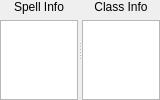
                  <widget class="QWidget" name="scrlAreaSpellBooksInfo">
                   <property name="geometry">
                    <rect>
                     <x>0</x>
                     <y>0</y>
                     <width>160</width>
                     <height>100</height>
                    </rect>
                   </property>
                   <layout class="QVBoxLayout" name="verticalLayout_22">
                    <property name="spacing">
                     <number>0</number>
                    </property>
                    <property name="leftMargin">
                     <number>0</number>
                    </property>
                    <property name="topMargin">
                     <number>0</number>
                    </property>
                    <property name="rightMargin">
                     <number>0</number>
                    </property>
                    <property name="bottomMargin">
                     <number>0</number>
                    </property>
                    <item>
                     <widget class="QSplitter" name="spltSpellBooksBottom">
                      <property name="orientation">
                       <enum>Qt::Horizontal</enum>
                      </property>
                      <widget class="QWidget" name="verticalLayoutWidget_22">
                       <layout class="QGridLayout" name="grdlSpellBooksGained">
                        <item row="1" column="0">
                         <widget class="QTextBrowser" name="txtSpellBookInfo"/>
                        </item>
                        <item row="0" column="0">
                         <widget class="QLabel" name="lblSpellBookInfo">
                          <property name="text">
                           <string>Spell Info</string>
                          </property>
                          <property name="alignment">
                           <set>Qt::AlignCenter</set>
                          </property>
                         </widget>
                        </item>
                       </layout>
                      </widget>
                      <widget class="QWidget" name="verticalLayoutWidget_23">
                       <layout class="QVBoxLayout" name="vertSpellBookClassInfo">
                        <item>
                         <widget class="QLabel" name="lblSpellBookClassInfo">
                          <property name="font">
                           <font>
                            <pointsize>9</pointsize>
                           </font>
                          </property>
                          <property name="text">
                           <string>Class Info</string>
                          </property>
                          <property name="alignment">
                           <set>Qt::AlignCenter</set>
                          </property>
                         </widget>
                        </item>
                        <item>
                         <widget class="QTextBrowser" name="txtSpellBookClassInfo"/>
                        </item>
                       </layout>
                      </widget>
                     </widget>
                    </item>
                   </layout>
                  </widget>
